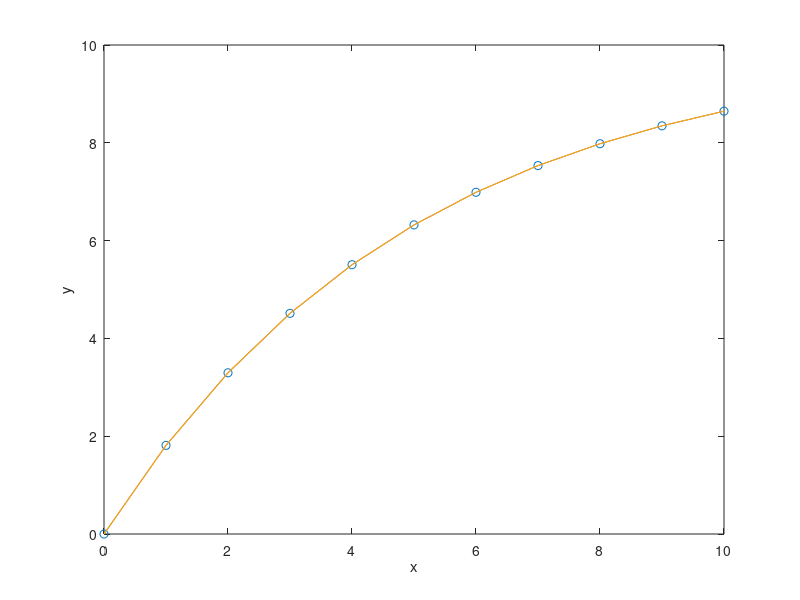

MATLAB code for this plot:
%data:
x=0:10;
y=[0  1.8127  3.2968  4.5119  5.5067  6.3212  6.9881  7.5340  7.9810  8.3470  8.6466];

%plot:
figure(1);
plot(x,y,'o');
xlabel('x');
ylabel('y');
hold on;
%%
%modelfunction +approx method:
my_fun = @(beta,x) ((beta(1).*(1-exp(-beta(2)*x))));

initials = [1,1];

new_co = nlinfit(x,y,my_fun,initials);

new_y = my_fun(new_co,x);

plot(x,y,x,new_y);
%%
%calculating r^2 value:
SSR = sum((y - new_y).^2);
SSY = sum((y - mean(y)).^2);
r2 = 1 - (SSR/SSY);

%% Results:
% new coeffs: M=0; k=0
% r2 = 1. Perfect fit.




